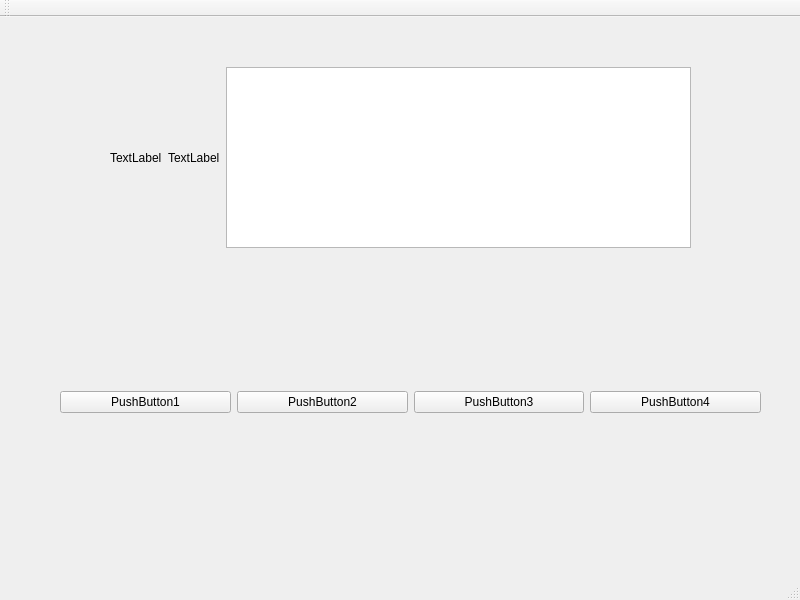
<?xml version="1.0" encoding="UTF-8"?>
<ui version="4.0">
 <class>MainWindow</class>
 <widget class="QMainWindow" name="MainWindow">
  <property name="geometry">
   <rect>
    <x>0</x>
    <y>0</y>
    <width>800</width>
    <height>600</height>
   </rect>
  </property>
  <property name="windowTitle">
   <string>MainWindow</string>
  </property>
  <widget class="QWidget" name="centralwidget">
   <widget class="QWidget" name="horizontalLayoutWidget">
    <property name="geometry">
     <rect>
      <x>60</x>
      <y>300</y>
      <width>701</width>
      <height>171</height>
     </rect>
    </property>
    <layout class="QHBoxLayout" name="horizontalLayout">
     <item>
      <widget class="QPushButton" name="pushButton_4">
       <property name="text">
        <string>PushButton1</string>
       </property>
      </widget>
     </item>
     <item>
      <widget class="QPushButton" name="pushButton_2">
       <property name="text">
        <string>PushButton2</string>
       </property>
      </widget>
     </item>
     <item>
      <widget class="QPushButton" name="pushButton">
       <property name="text">
        <string>PushButton3</string>
       </property>
      </widget>
     </item>
     <item>
      <widget class="QPushButton" name="pushButton_3">
       <property name="text">
        <string>PushButton4</string>
       </property>
      </widget>
     </item>
    </layout>
   </widget>
   <widget class="QWidget" name="horizontalLayoutWidget_2">
    <property name="geometry">
     <rect>
      <x>110</x>
      <y>50</y>
      <width>581</width>
      <height>181</height>
     </rect>
    </property>
    <layout class="QHBoxLayout" name="horizontalLayout_2">
     <item>
      <widget class="QLabel" name="label">
       <property name="text">
        <string>TextLabel</string>
       </property>
      </widget>
     </item>
     <item>
      <widget class="QLabel" name="label_2">
       <property name="text">
        <string>TextLabel</string>
       </property>
      </widget>
     </item>
     <item>
      <widget class="QGraphicsView" name="graphicsView"/>
     </item>
    </layout>
   </widget>
  </widget>
  <widget class="QMenuBar" name="menubar">
   <property name="geometry">
    <rect>
     <x>0</x>
     <y>0</y>
     <width>800</width>
     <height>22</height>
    </rect>
   </property>
  </widget>
  <widget class="QStatusBar" name="statusbar"/>
  <widget class="QToolBar" name="toolBar">
   <property name="windowTitle">
    <string>toolBar</string>
   </property>
   <attribute name="toolBarArea">
    <enum>TopToolBarArea</enum>
   </attribute>
   <attribute name="toolBarBreak">
    <bool>false</bool>
   </attribute>
  </widget>
 </widget>
 <resources/>
 <connections/>
</ui>
